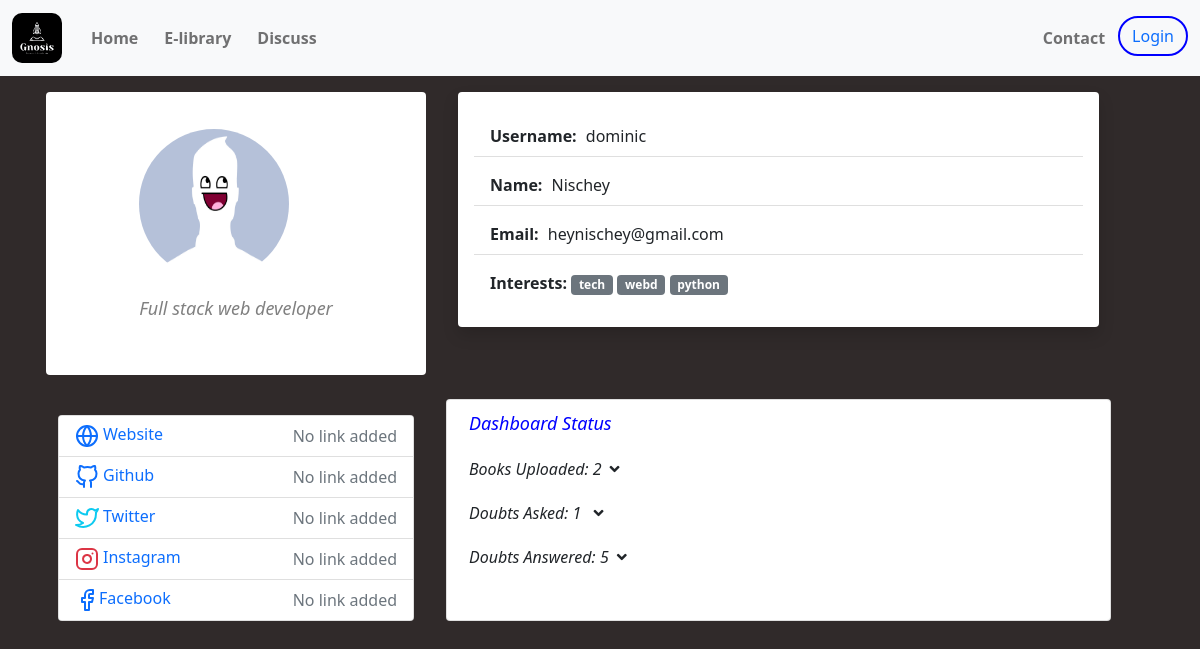
The app's page /users/dominic with its own data.
### mainapp/models.py (models this page shows, shortened)
class appuser(models.Model):
    username    = models.CharField(max_length=15)
    name        = models.CharField(max_length=15)
    email       = models.EmailField()
    slug        = models.SlugField()
    userimage   = models.ImageField(upload_to = "userimage/",default='default_profile.jpg')
    tags        = TaggableManager()
    def __str__(self):
        return self.name

class extra_info(models.Model):
    bio         = models.CharField( blank = True , max_length  = 100 )
    site_link   = models.URLField(  blank       = True )
    gthb_link   = models.URLField(  blank       = True )
    twtr_link   = models.URLField(  blank       = True )
    inst_link   = models.URLField(  blank       = True )
    fb_link     = models.URLField(  blank       = True )
    author      = models.ForeignKey('appuser' , on_delete= models.CASCADE)

class book(models.Model):
    name        = models.CharField(max_length = 200)
    author      = models.CharField( max_length = 100 )
    uploaded_by = models.ForeignKey( 'appuser' , on_delete = models.CASCADE)
    thumbnail   = models.ImageField(upload_to = "thumbnail/" , default = 'default_thumbnail.jpg')
    bookpdf     = models.FileField(upload_to= "book/")
    no_of_pages = models.IntegerField()
    tags        = TaggableManager()
    def __str__(self):
        return self.name

class doubts(models.Model):
    question    = models.CharField(max_length = 200)
    author      = models.ForeignKey('appuser', on_delete = models.CASCADE)
    tags        = TaggableManager()
    def __str__(self):
        return self.question

class solution(models.Model):
    answer      = models.TextField()
    question    = models.ForeignKey('doubts', on_delete = models.CASCADE)
    author      = models.ForeignKey('appuser', on_delete = models.CASCADE)

### mainapp/views.py (the view, shortened to what this page needs)
# urls.py: path('users/<slug>',    views.user_info,    name = "user_info"),
def user_info(request , slug):
    context = {
        'object' : appuser.objects.get(slug = slug)
    }
    return render(request , 'user.html', context)

### templates/user.html (shortened to what this page needs)
{%extends 'base.html'%}
{% block link %}
<link rel="stylesheet" href="https://use.fontawesome.com/releases/v5.5.0/css/all.css"
integrity="sha384-B4dIYHKNBt8Bc12p+WXckhzcICo0wtJAoU8YZTY5qE0Id1GSseTk6S+L3BlXeVIU">
{% endblock %}
{%block content%}
{%load static%}
<div class="container">
    <div class="row ">
        <div class="col-md-4 mx-3 my-3 bg-white rounded "
            style="display: flex; align-items: center; justify-content: center;">
            <div>
                <img style="text-align: center;" src="{{object.userimage.url}}" class="rounded-circle" width="150"
                    height="150" alt="responsive image">
                <div class="bio my-3">
                    <p style="color: grey; font-size: large; font-style: italic; font-weight: 400;">
                        {% if object.extra_info_set.first.bio %}
                            {{object.extra_info_set.first.bio}}
                        {% else %}
                            No bio added
                        {% endif %}
                    </p>
                </div>
            </div>
        </div>
        <div class="col-md-7 mx-1 my-3">
            <ul class="list-group-flush shadow p-3 mb-5 bg-white rounded ">
                <li class="list-group-item my-2"><b> Username: </b> <span style="margin-left: 5px;"> {{object.username}}</span></li>
                <li class="list-group-item my-2"><b>Name: </b> <span style="margin-left: 5px;">{{object.name}}</span></li>
                <li class="list-group-item my-2"><b>Email: </b><span style="margin-left: 5px;">{{object.email}}</span></li>
                <li class="list-group-item my-2">
                    <b>Interests: </b>
                    {% for tag in object.tags.all %}
                    <span class="badge bg-secondary">{{tag}}</span>
                    {% endfor %}
                </li>
            </ul>
        </div>
    </div>
    <div class="row ">
        <div class="col-md-4 mx-3 my-2">
            <div class="card mt-3">
                    <ul class="list-group list-group-flush">
                  <li class="list-group-item d-flex justify-content-between align-items-center flex-wrap">
                    <h6 class="mb-0"><a href="{{object.extra_info_set.first.site_link}}" style="text-decoration: none;"><span class="mx-1">Website</span></h6>
                    <span class="text-secondary">
                        {% if object.extra_info_set.first.site_link %}
                            Click here
                        {% else %}
                            No link added
                        {% endif %}
                    </span></a>
                  </li>
                  <li class="list-group-item d-flex justify-content-between align-items-center flex-wrap">
                    <h6 class="mb-0"><a href="{{object.extra_info_set.first.gthb_link}}" style="text-decoration: none;"><span class="mx-1">Github</span></h6>
                    <span class="text-secondary">
                        {% if object.extra_info_set.first.gthb_link %}
                            Click here
                        {% else %}
                            No link added
                        {% endif %}
                        </span></a>
                  </li>
                  <li class="list-group-item d-flex justify-content-between align-items-center flex-wrap">
                    <h6 class="mb-0"><a href="{{object.extra_info_set.first.twtr_link}}" style="text-decoration: none;"><span class="mx-1">Twitter</span></h6>
                    <span class="text-secondary">
                        {% if object.extra_info_set.first.twtr_link %}
                            Click here
                        {% else %}
                            No link added
                        {% endif %}
                    </span></a>
                  </li>
                  <li class="list-group-item d-flex justify-content-between align-items-center flex-wrap">
                    <h6 class="mb-0"><a href="{{object.extra_info_set.first.inst_link}}" style="text-decoration: none;"><span class="mx-1">Instagram</span> </h6>
                    <span class="text-secondary">
                        {% if object.extra_info_set.first.inst_link %}
                            Click here
                        {% else %}
                            No link added
                        {% endif %}
                    </span></a>
                  </li>
                  <li class="list-group-item d-flex justify-content-between align-items-center flex-wrap">
                    <h6 class="mb-0"><a href="{{object.extra_info_set.first.fb_link}}" style="text-decoration: none;">Facebook</h6>
                    <span class="text-secondary">
                        {% if object.extra_info_set.first.fb_link %}
                            Click here
                        {% else %}
                            No link added
                        {% endif %}
                    </span></a>
                  </li>
                </ul>
              </div>
        </div>
        <div class=" card col-md-7 mx-1 my-2 ">
            <p style="color: blue; font-size: large; font-weight: 500; margin: 10px 10px; font-style: italic;">Dashboard Status</p>
            <p class=" labels " data-bs-toggle="collapse" href="#books_uploaded" role="button" aria-expanded="false"
            aria-controls="books_uploaded" style="  font-weight: 500; margin: 10px 10px; font-style: italic;">Books Uploaded: {{object.book_set.all|length}}<i class="fas fa-angle-down mx-2"></i> </p>
            <p class=" labels " data-bs-toggle="collapse" href="#doubt_asked" role="button" aria-expanded="false"
            aria-controls="doubt_asked" style="  font-weight: 500; margin: 10px 10px; font-style: italic;">Doubts Asked: {{object.doubts_set.all|length}} <i class="fas fa-angle-down mx-2"></i></p>
            <p class=" labels " data-bs-toggle="collapse" href="#doubt_answered" role="button" aria-expanded="false"
            aria-controls="doubt_answered" style="  font-weight: 500; margin: 10px 10px; font-style: italic;">Doubts Answered: {{object.solution_set.all|length}}<i class="fas fa-angle-down mx-2"></i></p>
        </div>
    </div>
</div>
{%endblock%}

### templates/base.html (style rules this page uses)
body { background-color: rgb(48, 42, 42); }

### records on screen
appuser: userimage (placeholder picture), extra_info_set.first.bio "Full stack web developer", username "dominic", name "Nischey", email "heynischey@gmail.com", book_set.all|length "2", doubts_set.all|length "1", solution_set.all|length "5"
Tag: name "tech"
Tag: name "webd"
Tag: name "python"
